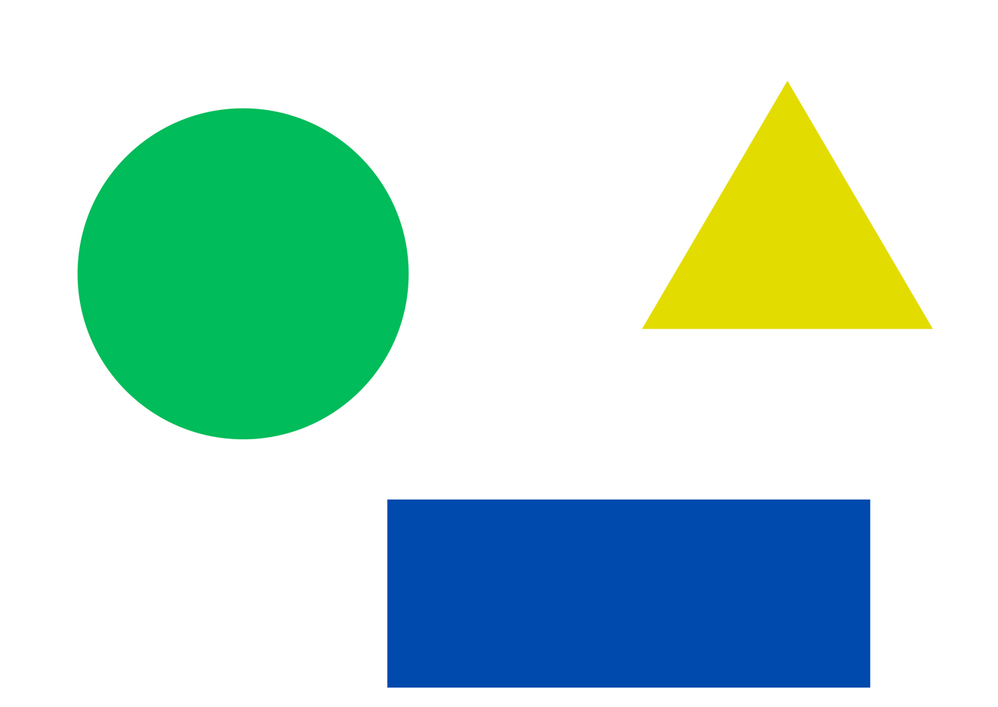
#> input picture images/shapes2.png, 998 x 707 px, shrunk from 1361 x 964 before the run
$ python ConvexHull.py
#> lines starting #> are read from the running program, lines starting #| are printed output that depends on the picture; after the words box and inside, x2 and y2 are one past the last pixel; in counts of white or black regions, pixels touching at a corner belong together
import numpy as np
import cv2

image = cv2.imread("images/shapes2.png")
#> image is the input picture: shape (707, 998, 3); mean B, G, R 211.4, 221.7, 189.6
convex_hull_image = np.zeros(image.shape)
contours_blank = np.zeros(image.shape)
gray = cv2.cvtColor(image, cv2.COLOR_BGR2GRAY)
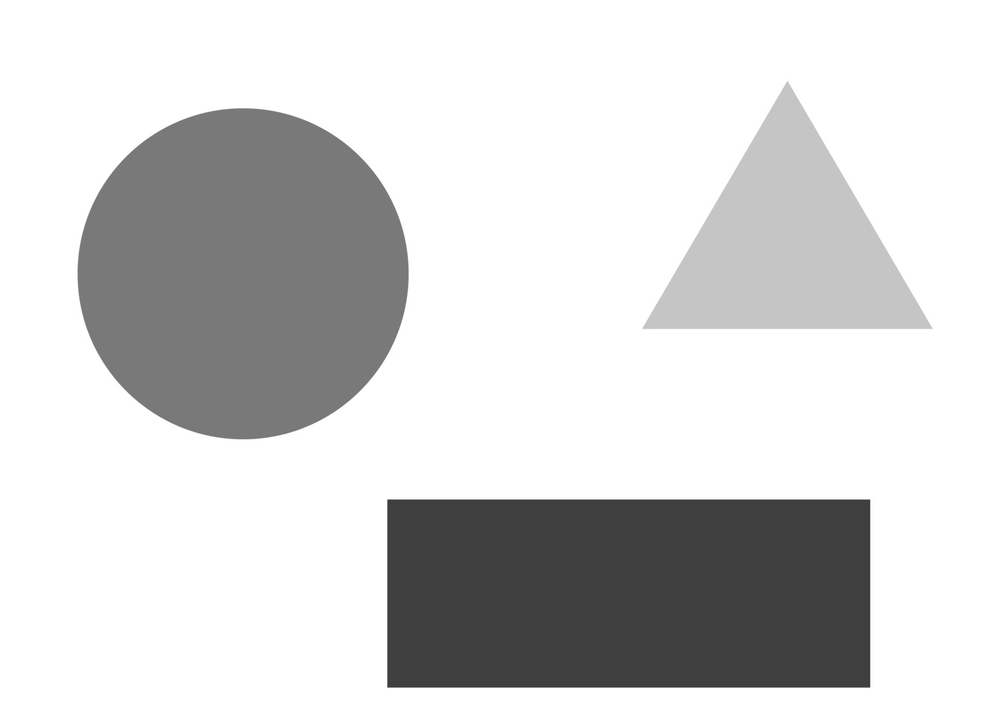
#> gray: shape (707, 998); min 46, max 255, mean 210.9

edges = cv2.Canny(gray, 50, 200)
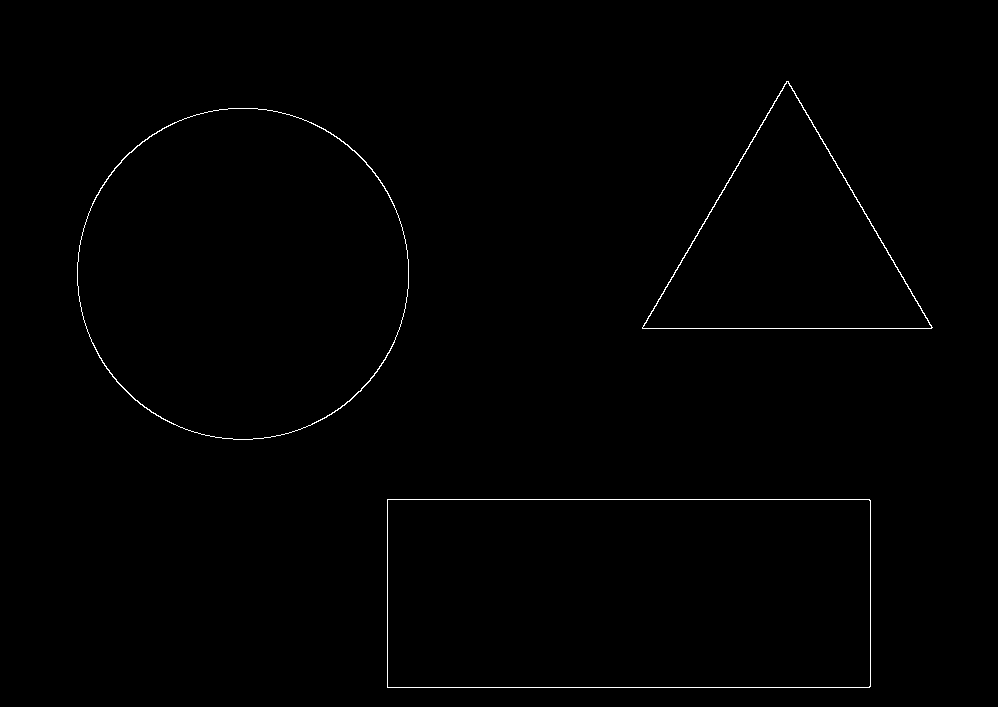
#> edges: shape (707, 998); 0.51% white in thin lines or dots, all inside (x1, y1, x2, y2) = (77, 81, 933, 688)

# Threshold the image
# ret, thresh = cv2.threshold(gray.copy(), 200, 255, 0)

contours, _ = cv2.findContours(edges.copy(), cv2.RETR_LIST, cv2.CHAIN_APPROX_NONE)
#> contours = 6 contours; box (x1, y1, x2, y2) and area: (387, 499, 871, 688) 90803, (387, 499, 871, 688) 90799, (77, 108, 409, 440) 86242, (77, 108, 409, 440) 85970, (642, 81, 933, 329) 36112, (642, 81, 932, 329) 35822
length = len(contours) - 1
#> length = 5
sorted_contours = sorted(contours, key=cv2.contourArea, reverse=False)[: length]
#> sorted_contours = 5 contours; box (x1, y1, x2, y2) and area: (387, 499, 871, 688) 90799, (77, 108, 409, 440) 86242, (77, 108, 409, 440) 85970, (642, 81, 933, 329) 36112, (642, 81, 932, 329) 35822
print("Contours Found and sorted contours", len(contours), len(sorted_contours))
#| Contours Found and sorted contours 6 5

for (index, contour) in enumerate(sorted_contours):
    area = cv2.contourArea(contour)
    hull = cv2.convexHull(contour)
    cv2.drawContours(contours_blank, [contour], 0, (100, 100, 255), 2)
    cv2.drawContours(convex_hull_image, [hull], 0, 255, 2)
    print("Contour Area = ", area)
#> this loop made 5 passes
#> area on passes 1 to 5: 35822.5, 36111.5, 85970.5, 86241.5, 90799
#| Contour Area =  35822.5
#| Contour Area =  36111.5
#| Contour Area =  85970.5
#| Contour Area =  86241.5
#| Contour Area =  90799.0
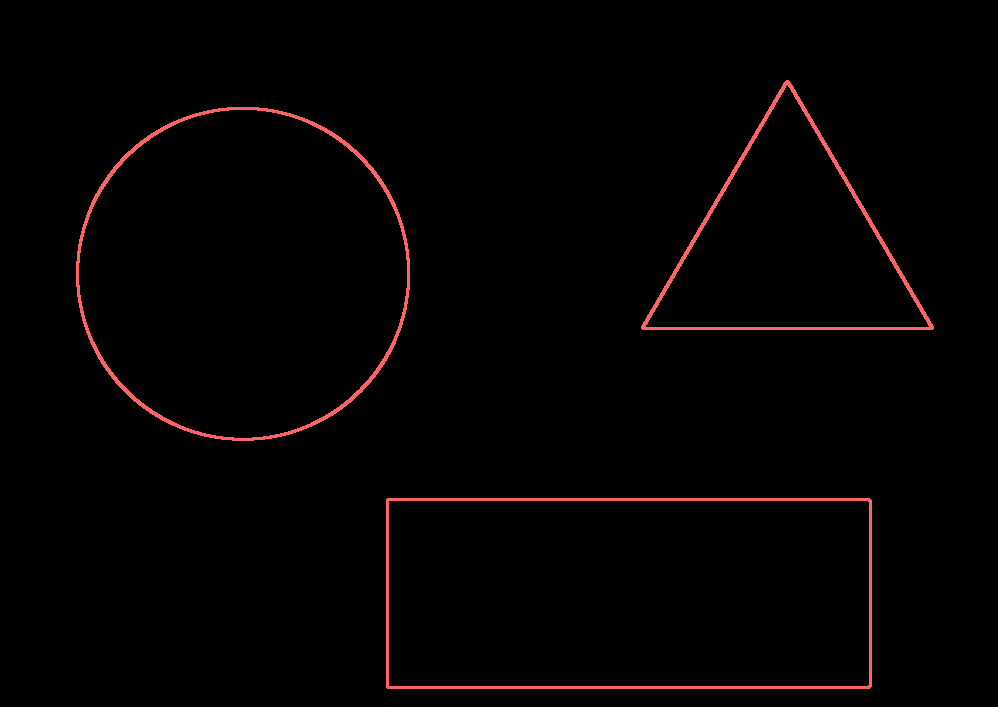
#> contours_blank: shape (707, 998, 3) float64; mean of channels 0, 1, 2 1.6, 1.6, 4; drawn as B, G, R
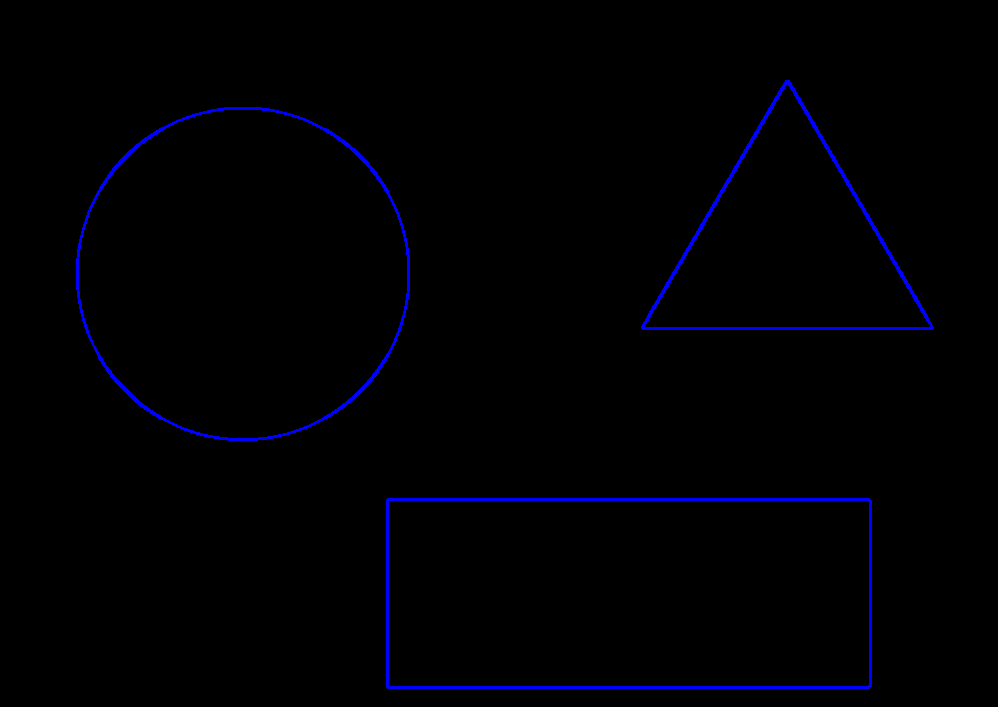
#> convex_hull_image: shape (707, 998, 3) float64; mean of channels 0, 1, 2 3.8, 0, 0; drawn as B, G, R

result = np.concatenate([contours_blank, convex_hull_image], axis=1)
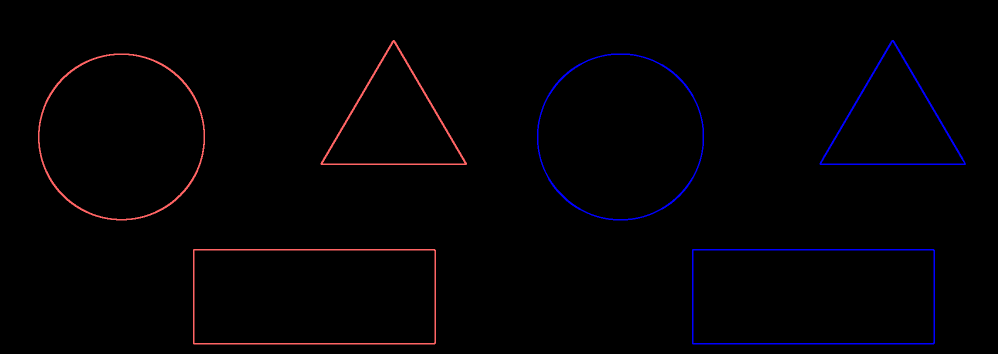
#> result: shape (707, 1996, 3) float64 (shown at 1/2 size); mean of channels 0, 1, 2 2.7, 0.8, 2; drawn as B, G, R
# cv2.imshow("Gray Image", thresh)
cv2.imshow("Resultant images", result)
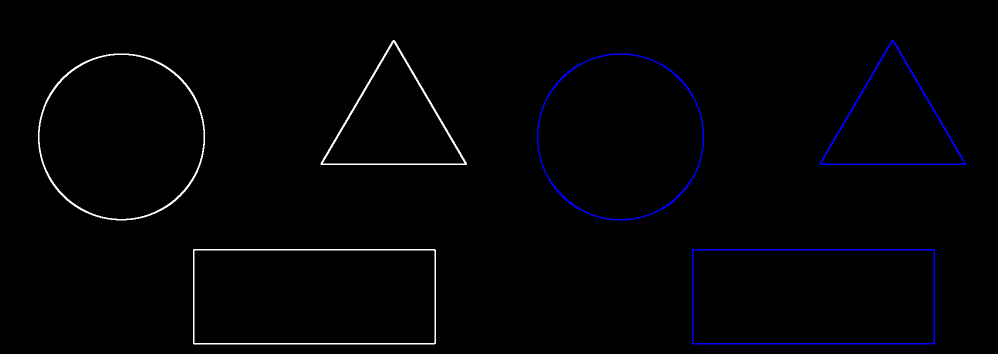
#> window 'Resultant images': shape (707, 1996, 3) (shown at 1/2 size); mean B, G, R 3.9, 2, 2
cv2.waitKey(0)
cv2.destroyAllWindows()

$ run again, with images/circles3.png copied over images/shapes2.png
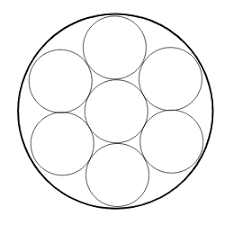
#> input picture images/circles3.png, 225 x 225 px
#> image is the input picture: shape (225, 225, 3); min 0, max 255, mean 246
#> `edges = cv2.Canny(gray, 50, 200)`:
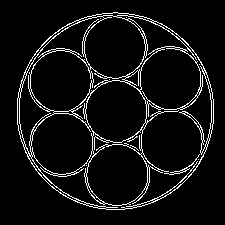
#> edges: shape (225, 225); 6.7% white in thin lines or dots, all inside (x1, y1, x2, y2) = (17, 12, 214, 210)
#> contours = 119 contours, 85 with area under 20; largest, box (x1, y1, x2, y2) and area: (17, 12, 214, 210) 30446, (31, 15, 212, 210) 7502, (139, 46, 201, 110) 2965, (30, 113, 94, 175) 2940, (84, 15, 146, 79) 2930
#> length = 118
#> sorted_contours = 118 contours, 85 with area under 20; largest, box (x1, y1, x2, y2) and area: (31, 15, 212, 210) 7502, (139, 46, 201, 110) 2965, (30, 113, 94, 175) 2940, (84, 15, 146, 79) 2930, (30, 50, 94, 112) 2926
#| Contours Found and sorted contours 119 118
#> the loop `for (index, contour) in enumerate(sorted_contours):` made 118 passes
#> area on passes 8 to 15: 4, 4, 4, 4, 4, 4, 4, 4
#> (printed output is left out)
#> `cv2.imshow("Resultant images", result)`:
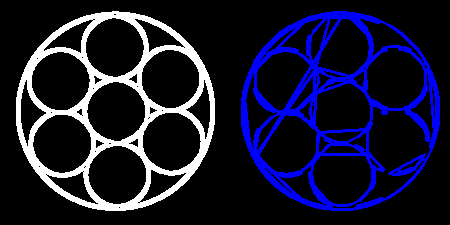
#> window 'Resultant images': shape (225, 450, 3); mean B, G, R 48.9, 24.2, 24.2
